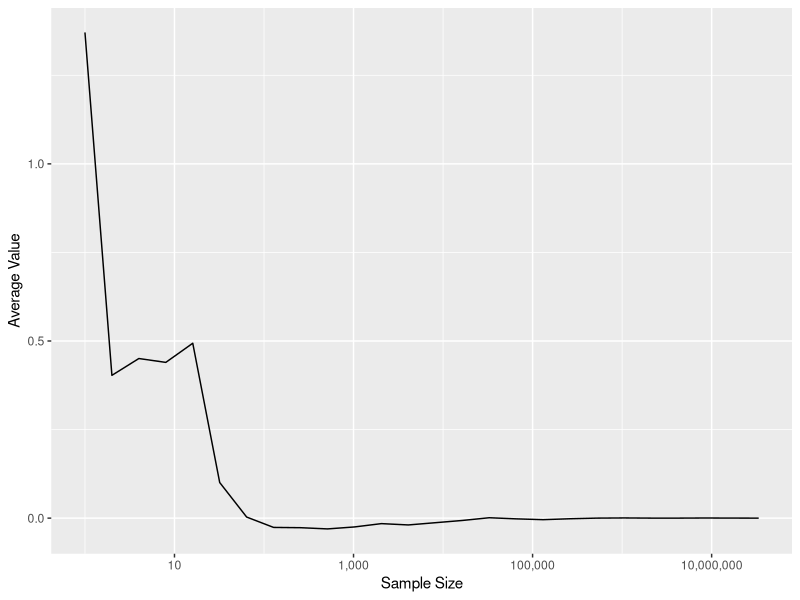
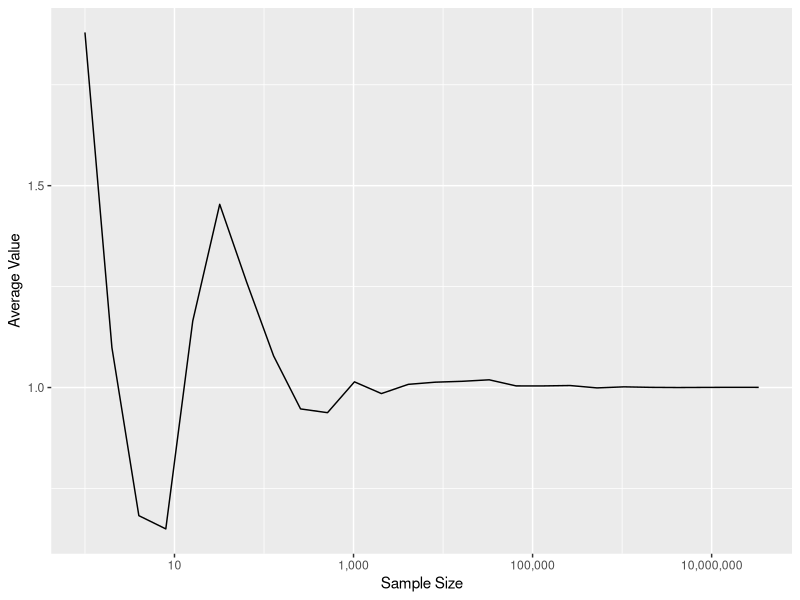
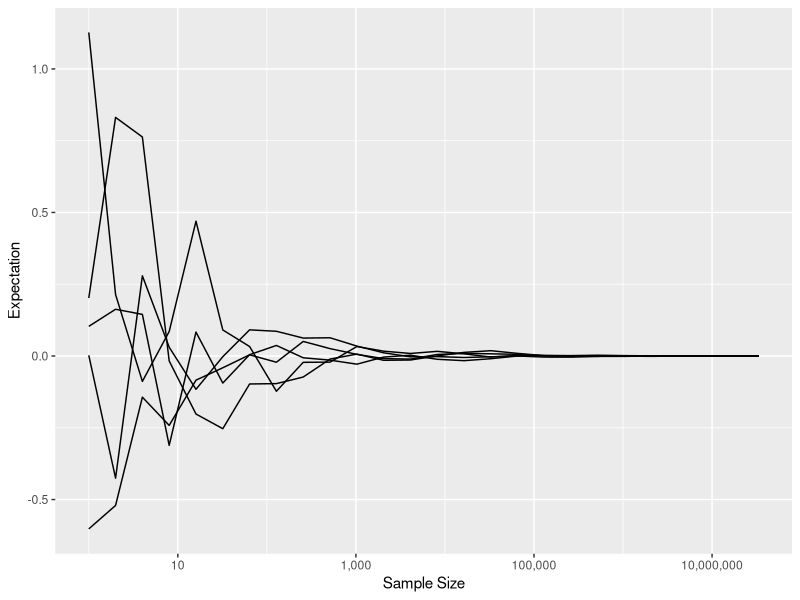

Write the R code that produced these figures, in order. (Note: this script raises an error after producing the figures.)
## ---- chunk 1
rm(list = ls())

library(tidyverse)
library(scales)
library(purrr)
library(cowplot)

options(width = 80L
       ,warn  = 1)

knitr::opts_chunk$set(tidy  = FALSE
                     ,cache = FALSE
                     ,warning = FALSE
                     ,message = FALSE
                     ,fig.height =  7
                     ,fig.width  = 11)


set.seed(42)
## ---- chunk 2
N <- 2^(0:25)

x_vals <- rnorm(max(N), 0, 1)

y_vals <- map_dbl(N, function(i) mean(x_vals[1:i]))

ggplot() +
    geom_line(aes(x = N, y = y_vals)) +
    scale_x_log10(labels = comma) +
    xlab("Sample Size") +
    ylab("Average Value")
## ---- chunk 3
y_vals <- map_dbl(N, function(i) mean((x_vals[1:i])^2))

ggplot() +
    geom_line(aes(x = N, y = y_vals)) +
    scale_x_log10(labels = comma) +
    xlab("Sample Size") +
    ylab("Average Value")
## ---- chunk 4
calc_expect <- function(size, x_vals, func) {
    return(mean(func(x_vals[1:size])))
}

y_id_vals <- map_dbl(N, calc_expect, x_vals = x_vals, func = function(x) x)
y_sq_vals <- map_dbl(N, calc_expect, x_vals = x_vals, func = function(x) x*x)


sim_id_tbl <- rerun(5, data_frame(size = N
                                 ,vals = map_dbl(N, calc_expect, x_vals = rnorm(max(N), 0, 1), func = function(x) x))) %>%
    bind_rows(.id = 'sim_id')

ggplot(sim_id_tbl) +
    geom_line(aes(x = size, y = vals, group = sim_id)) +
    scale_x_log10(labels = comma) +
    xlab('Sample Size') +
    ylab('Expectation')


sim_sq_tbl <- rerun(5, data_frame(size = N
                                 ,vals = map_dbl(N, calc_expect, x_vals = rnorm(max(N), 0, 1), func = function(x) x*x))) %>%
    bind_rows(.id = 'sim_id')

ggplot(sim_sq_tbl) +
    geom_line(aes(x = size, y = vals, group = sim_id)) +
    scale_x_log10(labels = comma) +
    xlab('Sample Size') +
    ylab('Expectation')
## ---- chunk 5
sim_id_tbl <- rerun(5, data_frame(size = N
                                 ,vals = map_dbl(N, calc_expect, x_vals = runif(max(N), 0, 1), func = function(x) x))) %>%
    bind_rows(.id = 'sim_id')

ggplot(sim_id_tbl) +
    geom_line(aes(x = size, y = vals, group = sim_id)) +
    scale_x_log10(labels = comma) +
    xlab('Sample Size') +
    ylab('Expectation')


sim_sq_tbl <- rerun(5, data_frame(size = N
                                 ,vals = map_dbl(N, calc_expect, x_vals = runif(max(N), 0, 1), func = function(x) x*x))) %>%
    bind_rows(.id = 'sim_id')

ggplot(sim_sq_tbl) +
    geom_line(aes(x = size, y = vals, group = sim_id)) +
    scale_x_log10(labels = comma) +
    xlab('Sample Size') +
    ylab('Expectation')
## ---- chunk 6
sim_id_tbl <- rerun(5
   ,data_frame(size = N
              ,vals = map_dbl(N, calc_expect, x_vals = rcauchy(max(N), 0, 1), func = function(x) x))) %>%
    bind_rows(.id = 'sim_id')

ggplot(sim_id_tbl) +
    geom_line(aes(x = size, y = vals, group = sim_id)) +
    scale_x_log10(labels = comma) +
    xlab('Sample Size') +
    ylab('Expectation')


sim_sq_tbl <- rerun(5
    ,data_frame(size = N
               ,vals = map_dbl(N, calc_expect, x_vals = rcauchy(max(N), 0, 1), func = function(x) x*x))) %>%
    bind_rows(.id = 'sim_id')

ggplot(sim_sq_tbl) +
    geom_line(aes(x = size, y = vals, group = sim_id)) +
    scale_x_log10(labels = comma) +
    xlab('Sample Size') +
    ylab('Expectation')
## ---- chunk 7
n_sim <- 1000000

base_rate <- 0.001
true_rate <- 0.99
fa_rate   <- 0.05

data_tbl <- data_frame(id = 1:n_sim) %>%
    mutate(sick_person = sample(c(TRUE, FALSE)
                               ,n_sim
                               ,prob = c(base_rate, 1 - base_rate)
                               ,replace = TRUE))

sick_tbl    <- data_tbl %>% filter(sick_person == TRUE)
notsick_tbl <- data_tbl %>% filter(sick_person == FALSE)

sick_tbl <- sick_tbl %>%
    mutate(test_result = sample(c(TRUE, FALSE)
                               ,n()
                               ,prob = c(true_rate, 1 - true_rate)
                               ,replace = TRUE))

notsick_tbl <- notsick_tbl %>%
    mutate(test_result = sample(c(TRUE, FALSE)
                               ,n()
                               ,prob = c(fa_rate, 1 - fa_rate)
                               ,replace = TRUE))


data_tbl <- list(sick_tbl, notsick_tbl) %>%
    bind_rows() %>%
    arrange(id)
## ---- chunk 8
data_tbl %>% filter(sick_person == TRUE) %>% nrow()

data_tbl %>% filter(test_result == TRUE) %>% nrow()

data_tbl %>%
    filter(test_result == TRUE) %>%
    summarise(n_sick = sum(sick_person), sick_prop = n_sick / n())
## ---- chunk 9
create_medtest_data <- function(n_sim = 1e6, base_rate = 0.001, true_rate = 0.99, fa_rate = 0.05) {
    data_tbl <- data_frame(id = 1:n_sim) %>%
    mutate(sick_person = sample(c(TRUE, FALSE)
                               ,n_sim
                               ,prob = c(base_rate, 1 - base_rate)
                               ,replace = TRUE))

    sick_tbl    <- data_tbl %>% filter(sick_person == TRUE)
    notsick_tbl <- data_tbl %>% filter(sick_person == FALSE)

    sick_tbl <- sick_tbl %>%
        mutate(test_result = sample(c(TRUE, FALSE)
                                   ,n()
                                   ,prob = c(true_rate, 1 - true_rate)
                                   ,replace = TRUE))

    notsick_tbl <- notsick_tbl %>%
        mutate(test_result = sample(c(TRUE, FALSE)
                                   ,n()
                                   ,prob = c(fa_rate, 1 - fa_rate)
                                   ,replace = TRUE))


    data_tbl <- list(sick_tbl, notsick_tbl) %>%
        bind_rows() %>%
        arrange(id)

    return(data_tbl)
}

fa_vals <- seq(0.001, 0.10, by = 0.001)

sick_prop <- map_dbl(fa_vals, function(fa) create_medtest_data(10000, base_rate = 0.001, true_rate = 0.99, fa_rate = fa) %>%
            filter(test_result == TRUE) %>%
            summarise(sick_prop = sum(sick_person) / n()) %>%
            pull(sick_prop)
        )

ggplot() +
    geom_line(aes(x = fa_vals, y = sick_prop)) +
    expand_limits(y = 0) +
    xlab('False Alarm Rate') +
    ylab('Proportion of True Positives')
## ---- chunk 10
create_two_medtest_data <- function(n_sim = 1e6, base_rate = 0.001, true_rate = 0.99, fa_rate = 0.05) {
    data_tbl <- data_frame(id = 1:n_sim) %>%
    mutate(sick_person = sample(c(TRUE, FALSE)
                               ,n_sim
                               ,prob = c(base_rate, 1 - base_rate)
                               ,replace = TRUE))

    sick_tbl    <- data_tbl %>% filter(sick_person == TRUE)
    notsick_tbl <- data_tbl %>% filter(sick_person == FALSE)

    sick_tbl <- sick_tbl %>%
        mutate(test_result_1 = sample(c(TRUE, FALSE)
                                     ,n()
                                     ,prob = c(true_rate, 1 - true_rate)
                                     ,replace = TRUE)
              ,test_result_2 = sample(c(TRUE, FALSE)
                                     ,n()
                                     ,prob = c(true_rate, 1 - true_rate)
                                     ,replace = TRUE)
               )

    notsick_tbl <- notsick_tbl %>%
        mutate(test_result_1 = sample(c(TRUE, FALSE)
                                     ,n()
                                     ,prob = c(fa_rate, 1 - fa_rate)
                                     ,replace = TRUE)
              ,test_result_2 = sample(c(TRUE, FALSE)
                                     ,n()
                                     ,prob = c(fa_rate, 1 - fa_rate)
                                     ,replace = TRUE)
               )


    data_tbl <- list(sick_tbl, notsick_tbl) %>%
        bind_rows() %>%
        arrange(id)

    return(data_tbl)
}

fa_vals <- seq(0.001, 0.10, by = 0.001)

sick_2_prop <- map_dbl(fa_vals
                      ,function(fa) create_two_medtest_data(10000, base_rate = 0.001, true_rate = 0.99, fa_rate = fa) %>%
        filter(test_result_1 == TRUE, test_result_2 == TRUE) %>%
        summarise(sick_prop = sum(sick_person) / n()) %>%
        pull(sick_prop)
    )

ggplot() +
    geom_line(aes(x = fa_vals, y = sick_prop), colour = 'red') +
    geom_line(aes(x = fa_vals, y = sick_2_prop)) +
    expand_limits(y = 0) +
    xlab('False Alarm Rate') +
    ylab('Proportion of True Positives')

## ---- chunk 11
n_dim     <- 20
n_samples <- 10000

data_sample <- matrix(rnorm(n_dim * n_samples, 0, 1), n_samples, n_dim)

calc_norms <- function(i) apply(data_sample[, 1:i], 1, function(x) sqrt(sum(x * x)))

norms <- map(2:n_dim, calc_norms)

plot_tbl <- data_frame(dist = norms) %>%
    mutate(size = 2:n_dim) %>%
    unnest()

ggplot(plot_tbl) +
    geom_histogram(aes(x = dist), bins = 50) +
    facet_wrap(~size) +
    scale_y_continuous(labels = comma) +
    xlab("Distance") +
    ylab("Count")
## ---- chunk 12
calc_avg_dist <- function(samp_points, n_iter = 100) {
    idx <- sample(1:n_samples, n_iter, replace = TRUE)
    
    dists <- samp_points[idx,] %>% dist %>% as.vector
    
    return(mean(dists))
}

mean_dists_tbl <- rerun(5, data_frame(size = 2:n_dim) %>%
    mutate(dist = map_dbl(2:n_dim
                         ,function(i) calc_avg_dist(data_sample[,1:i], 100)))
    ) %>%
    bind_rows()

ggplot(mean_dists_tbl) +
    geom_point(aes(x = size, y = dist)) +
    expand_limits(y = 0) +
    xlab("Dimensions") +
    ylab("Euclidean Data")
## ---- chunk 13
n_dim     <- 20
n_samples <- 1000000

data_unitcube <- matrix(runif(n_dim * n_samples, 0, 1), n_samples, n_dim)

calc_sphere_prop <- function(i) {
    data_mat <- data_unitcube[,1:i]

    dists <- apply(data_mat, 1, function(x) sqrt(sum(x * x)))    
    
    return(length(dists[dists <= 1]) / length(dists))
}


sphere_prop <- map_dbl(2:n_dim, calc_sphere_prop)

ggplot() +
    geom_line(aes(x = 2:n_dim, y = sphere_prop)) +
    expand_limits(y = 0) +
    xlab("Dimension") +
    ylab("Proportion")
## ---- chunk 14
n_dim     <- 50
n_samples <- 10000

clt_count <- c(2, 3, 4, 5, 10, 20, 30, 50)

data_clt <- matrix(rnorm(n_dim * n_samples, 0, 1), n_samples, n_dim)

clt_norm_data_tbl <- data_frame(vals = map(clt_count, function(i) rowMeans(data_clt[,1:i]))) %>%
    mutate(size     = clt_count
          ,size_str = factor(clt_count)
           ) %>%
    unnest()


ggplot(clt_norm_data_tbl) +
    geom_line(aes(x = vals, colour = size_str), stat = 'density') +
    xlab("Mean of Sample") +
    ylab("Probability Density")

clt_norm_data_tbl %>%
    group_by(size) %>%
    summarise(mean_val = mean(vals), sd_vals = sd(vals)) %>%
    ungroup %>%
    mutate(clt_sd = 1 / sqrt(size))
## ---- chunk 15
n_dim     <- 50
n_samples <- 10000

clt_count <- c(2, 3, 4, 5, 10, 20, 30, 50)

data_clt <- matrix(runif(n_dim * n_samples, 0, 1), n_samples, n_dim)

clt_unif_data_tbl <- data_frame(vals = map(clt_count, function(i) rowMeans(data_clt[,1:i]))) %>%
    mutate(size     = clt_count
          ,size_str = factor(clt_count)
           ) %>%
    unnest()


ggplot(clt_unif_data_tbl) +
    geom_line(aes(x = vals, colour = size_str), stat = 'density') +
    xlab("Mean of Sample") +
    ylab("Probability Density")

clt_unif_data_tbl %>%
    group_by(size) %>%
    summarise(mean_val = mean(vals), sd_vals = sd(vals)) %>%
    ungroup %>%
    mutate(clt_sd = 1 / sqrt(12 * size))
## ---- chunk 16
n_dim     <- 50
n_samples <- 10000

clt_count <- c(2, 3, 4, 5, 10, 20, 30, 50)

data_clt <- matrix(rpois(n_dim * n_samples, 0.05), n_samples, n_dim)

clt_lowpois_data_tbl <- data_frame(vals = map(clt_count, function(i) rowMeans(data_clt[,1:i]))) %>%
    mutate(size     = clt_count
          ,size_str = factor(clt_count)
           ) %>%
    unnest()


ggplot(clt_lowpois_data_tbl) +
    geom_histogram(aes(x = vals), bins = 50) +
    facet_wrap(~size) +
    xlab("Mean of Sample") +
    ylab("Count")

clt_lowpois_data_tbl %>%
    group_by(size) %>%
    summarise(mean_val = mean(vals), sd_vals = sd(vals)) %>%
    ungroup %>%
    mutate(clt_sd = sqrt(0.05) / sqrt(size))
